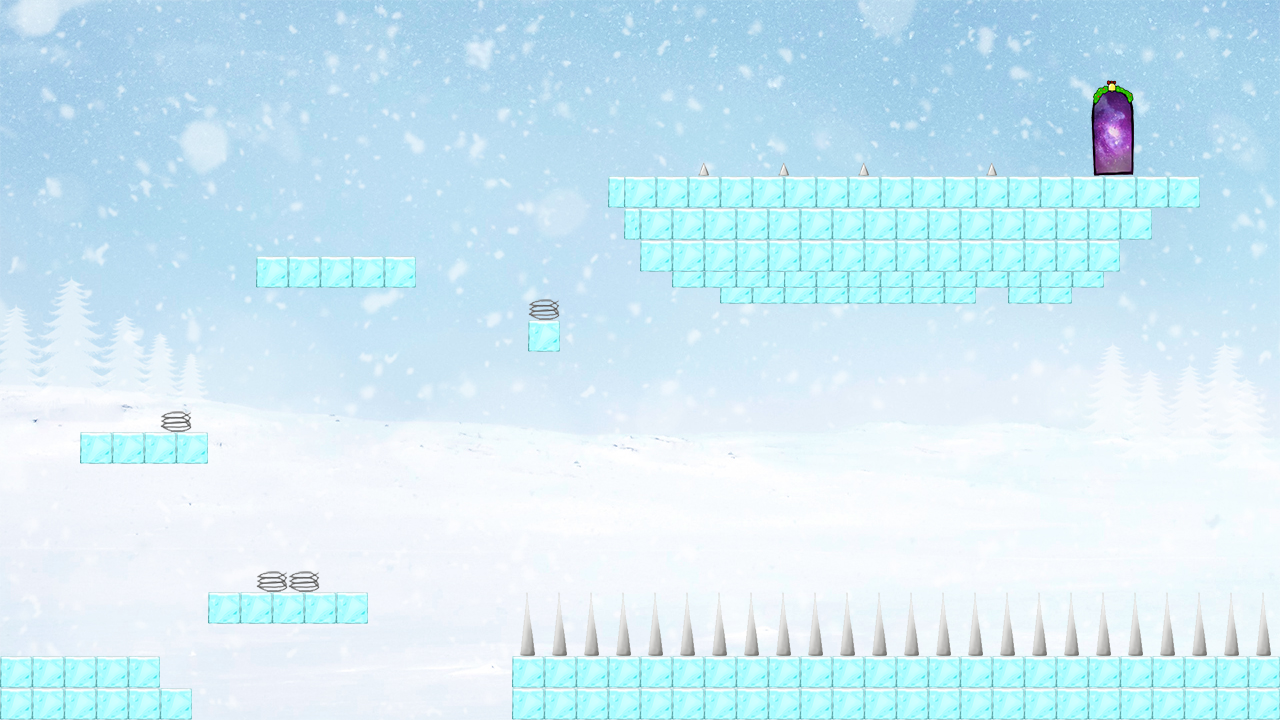

A 2D game scene composited from a Tiled map and its tileset images. What follows is a short description and the map's XML, with each tile layer's data collapsed to a summary:
An orthogonal 80x45 tile map with 16x16 px tiles, 2 tile layers (0_background, 1_graphics), 8 tilesets and 23 objects.

<map version="1.0" tiledversion="1.0.3" orientation="orthogonal" renderorder="right-down" width="80" height="45" tilewidth="16" tileheight="16" nextobjectid="81">
 <tileset firstgid="1" source="background.tsx" />
 <tileset firstgid="2" source="brick.tsx" />
 <tileset firstgid="6" source="longspin.tsx" />
 <tileset firstgid="14" source="spring(small).tsx" />
 <tileset firstgid="18" source="spring(tall).tsx" />
 <tileset firstgid="22" source="door.tsx" />
 <tileset firstgid="40" source="spine.tsx" />
 <tileset firstgid="44" source="brick(h-r).tsx" />
 <layer name="0_background" width="80" height="45">
  <data>[3600 cells, 1 non-empty, 1 distinct tile ids]</data>
 </layer>
 <layer name="1_graphics" width="80" height="45">
  <data>[3600 cells, 777 non-empty, 38 distinct tile ids]</data>
 </layer>
 <objectgroup name="2_ground">
  <object id="54" x="0" y="656.182" width="159.818" height="64" />
  <object id="55" x="160" y="688" width="32.1818" height="31.8182" />
  <object id="57" x="512.667" y="656" width="766.667" height="64" />
 </objectgroup>
 <objectgroup name="3_brick">
  <object id="58" x="208.182" y="592.182" width="159.455" height="31.6364" />
  <object id="59" x="80.3636" y="432.182" width="127.455" height="31.2727" />
  <object id="60" x="256.182" y="256.182" width="159.818" height="31.2727" />
  <object id="61" x="528.182" y="320" width="31.2727" height="31.4545" />
  <object id="62" x="608.5" y="176" width="591" height="32" />
  <object id="63" x="624.5" y="208" width="528" height="32" />
  <object id="65" x="640" y="240.5" width="480" height="32" />
  <object id="66" x="672.5" y="271" width="430.5" height="16.5" />
  <object id="67" x="720" y="287.5" width="255" height="15.5" />
  <object id="68" x="1008.5" y="287.5" width="63.5" height="15.5" />
 </objectgroup>
 <objectgroup name="4_dead">
  <object id="69" x="698" y="161.455" width="11.2727" height="14.1818" />
  <object id="70" x="778.182" y="161.818" width="10.1818" height="14.2614" />
  <object id="71" x="857.818" y="161.091" width="11.2727" height="14.5455" />
  <object id="72" x="985.636" y="162.182" width="11.8182" height="13.4545" />
  <object id="73" x="520" y="591.667" width="751.333" height="64.2917" />
 </objectgroup>
 <objectgroup name="5_door">
  <object id="74" x="1104.25" y="104.375" width="15.125" height="71.375" />
 </objectgroup>
 <objectgroup name="6_spring">
  <object id="77" x="528.25" y="297.75" width="31.625" height="22.25" />
  <object id="78" x="160" y="409.5" width="31.875" height="22.25" />
  <object id="79" x="256.091" y="570.273" width="31.8182" height="21.7273" />
  <object id="80" x="288.182" y="570.364" width="31.9091" height="21.5455" />
 </objectgroup>
</map>
